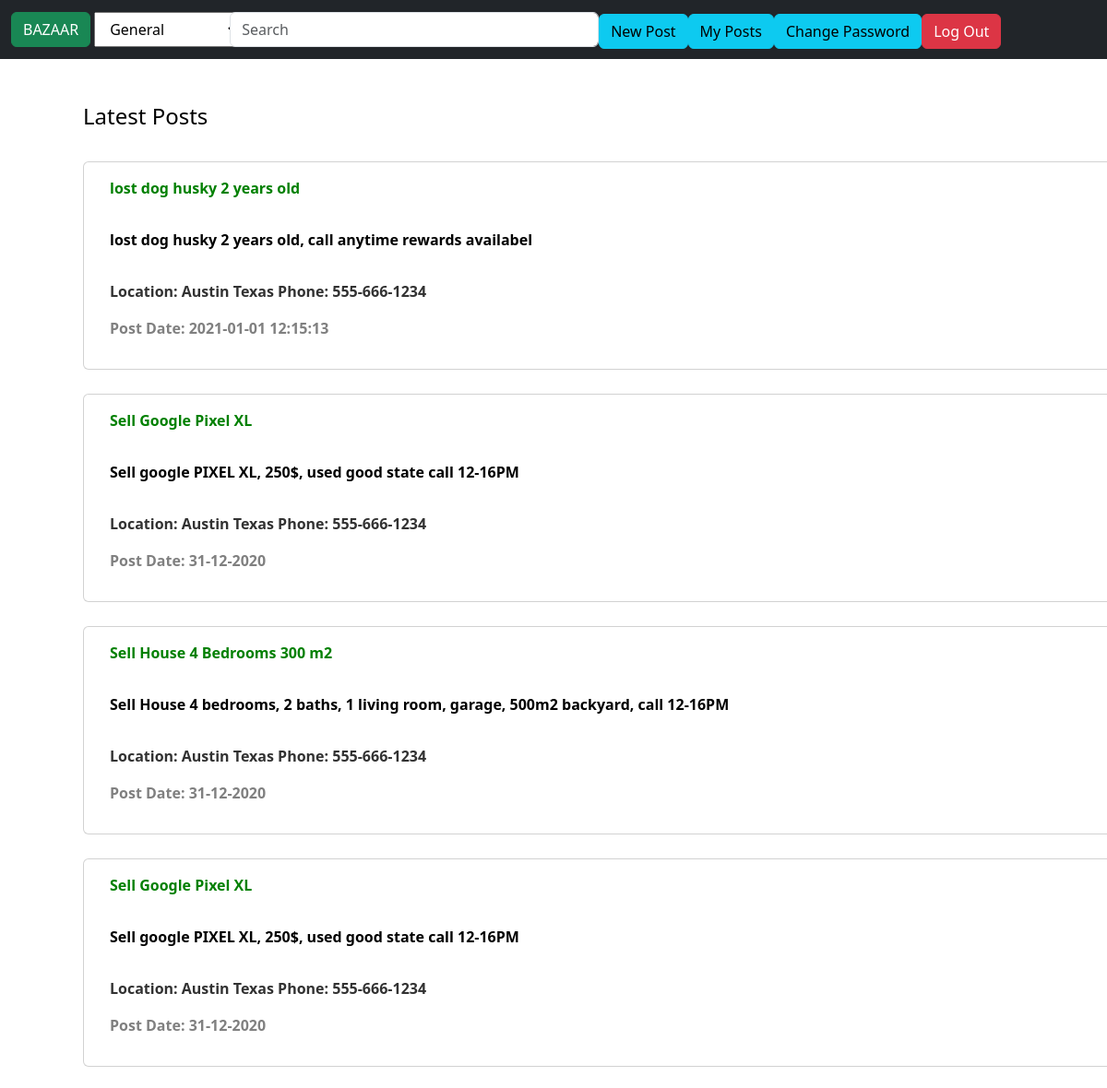
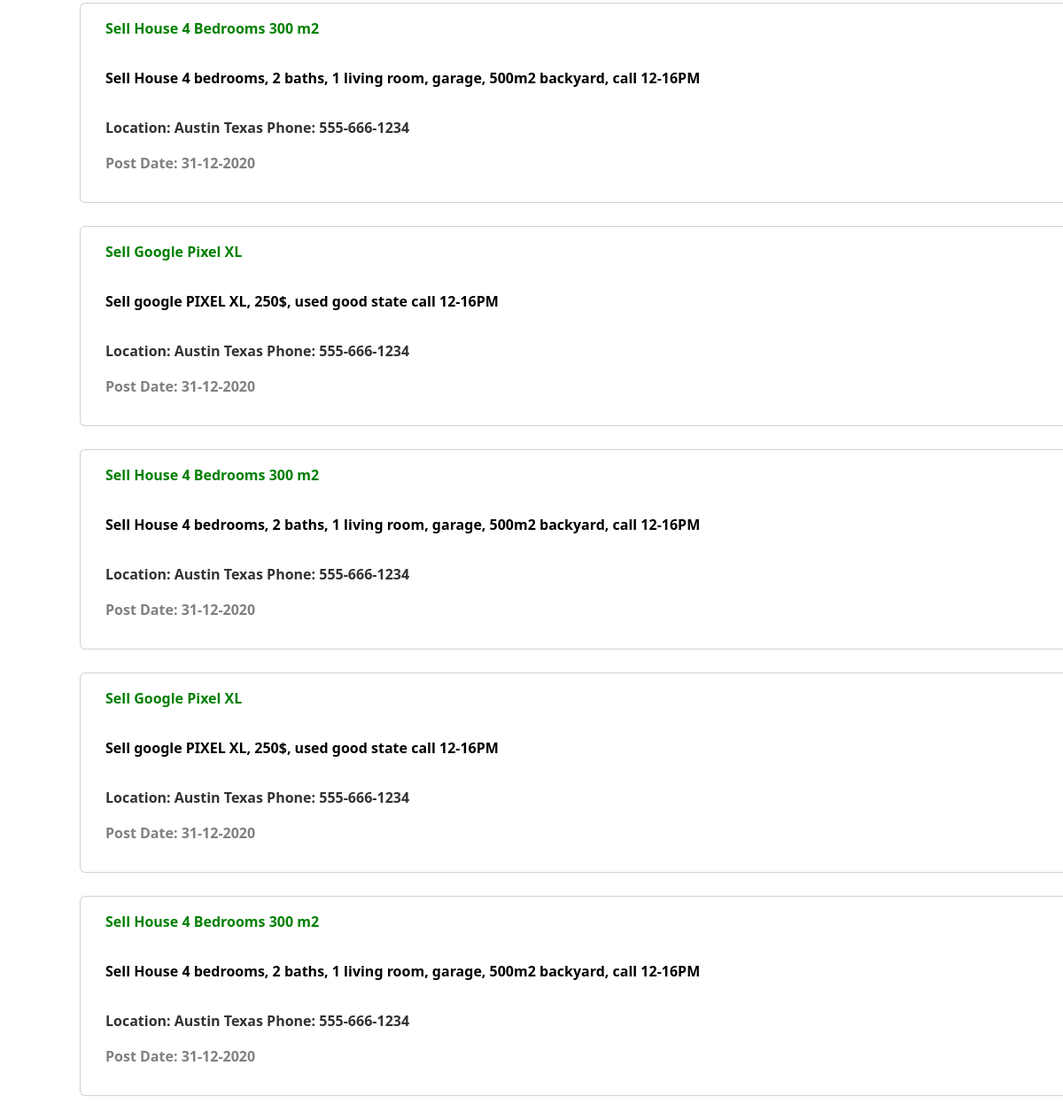
Page / (signed in) on the committed database (2 pictures, top to bottom).
### tables this page shows
CREATE TABLE "posts" (
	"id"	INTEGER NOT NULL UNIQUE,
	"owner_id"	INTEGER NOT NULL,
	"title"	TEXT NOT NULL DEFAULT 'NOT SET',
	"details"	TEXT NOT NULL DEFAULT 'NOT SET',
	"city"	TEXT NOT NULL,
	"phone"	TEXT DEFAULT '000-000-0000',
	"section"	INTEGER NOT NULL DEFAULT 0,
	"postDate"	TEXT NOT NULL DEFAULT '2100-0-0',
	PRIMARY KEY("id" AUTOINCREMENT)
);

### app.py (the view)
@app.route("/")
def index():
    s = "SELECT * FROM posts ORDER BY posts.postDate ASC LIMIT 20"
    db = engine.connect()
    res = db.execute(s)
    return render_template("index.html", listPosts=res)

### app.py (called while the page is built)
@app.after_request
def after_request(response):
    response.headers["Cache-Control"] = "no-cache, no-store, must-revalidate"
    response.headers["Expires"] = 0
    response.headers["Pragma"] = "no-cache"
    return response

### templates/index.html (shortened to what this page needs)
{% extends "layout.html" %}
{% block main %}
<form action="/myposts" method="POST">
    <div class="container">
        <div class="d-grid gap-3">
            <h4 style="color:black;"> Latest Posts </h4>
            {% for post in listPosts %}
            <div class="container" style="margin-top: 10px;">
                <div class="row">
                    <div class="card " style="width: 1000rem; font-weight:bold; color:green">
                        <div class="card-body">
                            {{post[2]}}
                        </div>
                        <div style="color:rgb(0, 0, 0);" class="card-body">
                            {{post[3]}}
                        </div>
                        <div style="color: rgb(50, 50, 50)" class="card-body">
                            <p>Location: {{post[4]}} Phone: {{post[5]}}</p>
                            <p style="color: gray;">Post Date: {{post[7]}}</p>
                        </div>
                    </div>
                </div>
            </div>
            {% endfor %}
        </div>
    </div>
</form>
{% endblock %}

### rows in the picture
posts: title "lost dog husky 2 years old", details "lost dog husky 2 years old, call anytime rewards availabel", city "Austin Texas", phone "555-666-1234", postDate "2021-01-01 12:15:13"
posts: title "Sell Google Pixel XL", details "Sell google PIXEL XL, 250$, used good state call 12-16PM", city "Austin Texas", phone "555-666-1234", postDate "31-12-2020"
posts: title "Sell House 4 Bedrooms 300 m2", details "Sell House 4 bedrooms, 2 baths, 1 living room, garage, 500m2 backyard, call 12-16PM", city "Austin Texas", phone "555-666-1234", postDate "31-12-2020"
posts: title "Sell Google Pixel XL", details "Sell google PIXEL XL, 250$, used good state call 12-16PM", city "Austin Texas", phone "555-666-1234", postDate "31-12-2020"
posts: title "Sell House 4 Bedrooms 300 m2", details "Sell House 4 bedrooms, 2 baths, 1 living room, garage, 500m2 backyard, call 12-16PM", city "Austin Texas", phone "555-666-1234", postDate "31-12-2020"
posts: title "Sell Google Pixel XL", details "Sell google PIXEL XL, 250$, used good state call 12-16PM", city "Austin Texas", phone "555-666-1234", postDate "31-12-2020"
posts: title "Sell House 4 Bedrooms 300 m2", details "Sell House 4 bedrooms, 2 baths, 1 living room, garage, 500m2 backyard, call 12-16PM", city "Austin Texas", phone "555-666-1234", postDate "31-12-2020"
posts: title "Sell Google Pixel XL", details "Sell google PIXEL XL, 250$, used good state call 12-16PM", city "Austin Texas", phone "555-666-1234", postDate "31-12-2020"
posts: title "Sell House 4 Bedrooms 300 m2", details "Sell House 4 bedrooms, 2 baths, 1 living room, garage, 500m2 backyard, call 12-16PM", city "Austin Texas", phone "555-666-1234", postDate "31-12-2020"
